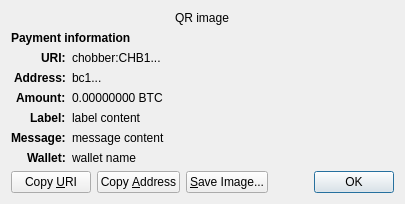
<?xml version="1.0" encoding="UTF-8"?>
<ui version="4.0">
 <class>ReceiveRequestDialog</class>
 <widget class="QDialog" name="ReceiveRequestDialog">
  <property name="geometry">
   <rect>
    <x>0</x>
    <y>0</y>
    <width>413</width>
    <height>229</height>
   </rect>
  </property>
  <property name="windowTitle">
   <string>Request payment to ...</string>
  </property>
  <layout class="QGridLayout" name="gridLayout" columnstretch="0,1">
   <property name="sizeConstraint">
    <enum>QLayout::SetFixedSize</enum>
   </property>
   <item row="0" column="0" colspan="2" alignment="Qt::AlignHCenter">
    <widget class="QRImageWidget" name="qr_code">
     <property name="text">
      <string notr="true">QR image</string>
     </property>
     <property name="textInteractionFlags">
      <set>Qt::NoTextInteraction</set>
     </property>
    </widget>
   </item>
   <item row="1" column="0" colspan="2">
    <widget class="QLabel" name="payment_header">
     <property name="font">
      <font>
       <weight>75</weight>
       <bold>true</bold>
      </font>
     </property>
     <property name="text">
      <string>Payment information</string>
     </property>
     <property name="textInteractionFlags">
      <set>Qt::NoTextInteraction</set>
     </property>
    </widget>
   </item>
   <item row="2" column="0" alignment="Qt::AlignRight|Qt::AlignTop">
    <widget class="QLabel" name="uri_tag">
     <property name="font">
      <font>
       <weight>75</weight>
       <bold>true</bold>
      </font>
     </property>
     <property name="text">
      <string notr="true">URI:</string>
     </property>
     <property name="textFormat">
      <enum>Qt::PlainText</enum>
     </property>
     <property name="textInteractionFlags">
      <set>Qt::NoTextInteraction</set>
     </property>
    </widget>
   </item>
   <item row="2" column="1" alignment="Qt::AlignTop">
    <widget class="QLabel" name="uri_content">
     <property name="text">
      <string notr="true">chobber:CHB1...</string>
     </property>
     <property name="textFormat">
      <enum>Qt::RichText</enum>
     </property>
     <property name="wordWrap">
      <bool>true</bool>
     </property>
     <property name="textInteractionFlags">
      <set>Qt::TextSelectableByMouse</set>
     </property>
    </widget>
   </item>
   <item row="3" column="0" alignment="Qt::AlignRight|Qt::AlignTop">
    <widget class="QLabel" name="address_tag">
     <property name="font">
      <font>
       <weight>75</weight>
       <bold>true</bold>
      </font>
     </property>
     <property name="text">
      <string>Address:</string>
     </property>
     <property name="textInteractionFlags">
      <set>Qt::NoTextInteraction</set>
     </property>
    </widget>
   </item>
   <item row="3" column="1" alignment="Qt::AlignTop">
    <widget class="QLabel" name="address_content">
     <property name="text">
      <string notr="true">bc1...</string>
     </property>
     <property name="textFormat">
      <enum>Qt::PlainText</enum>
     </property>
     <property name="textInteractionFlags">
      <set>Qt::TextSelectableByMouse</set>
     </property>
    </widget>
   </item>
   <item row="4" column="0" alignment="Qt::AlignRight|Qt::AlignTop">
    <widget class="QLabel" name="amount_tag">
     <property name="font">
      <font>
       <weight>75</weight>
       <bold>true</bold>
      </font>
     </property>
     <property name="text">
      <string>Amount:</string>
     </property>
     <property name="textInteractionFlags">
      <set>Qt::NoTextInteraction</set>
     </property>
    </widget>
   </item>
   <item row="4" column="1" alignment="Qt::AlignTop">
    <widget class="QLabel" name="amount_content">
     <property name="text">
      <string notr="true">0.00000000 BTC</string>
     </property>
     <property name="textFormat">
      <enum>Qt::PlainText</enum>
     </property>
     <property name="textInteractionFlags">
      <set>Qt::TextSelectableByMouse</set>
     </property>
    </widget>
   </item>
   <item row="5" column="0" alignment="Qt::AlignRight|Qt::AlignTop">
    <widget class="QLabel" name="label_tag">
     <property name="font">
      <font>
       <weight>75</weight>
       <bold>true</bold>
      </font>
     </property>
     <property name="text">
      <string>Label:</string>
     </property>
     <property name="textInteractionFlags">
      <set>Qt::NoTextInteraction</set>
     </property>
    </widget>
   </item>
   <item row="5" column="1" alignment="Qt::AlignTop">
    <widget class="QLabel" name="label_content">
     <property name="text">
      <string notr="true">label content</string>
     </property>
     <property name="textFormat">
      <enum>Qt::PlainText</enum>
     </property>
     <property name="wordWrap">
      <bool>true</bool>
     </property>
     <property name="textInteractionFlags">
      <set>Qt::TextSelectableByMouse</set>
     </property>
    </widget>
   </item>
   <item row="6" column="0" alignment="Qt::AlignRight|Qt::AlignTop">
    <widget class="QLabel" name="message_tag">
     <property name="font">
      <font>
       <weight>75</weight>
       <bold>true</bold>
      </font>
     </property>
     <property name="text">
      <string>Message:</string>
     </property>
     <property name="textInteractionFlags">
      <set>Qt::NoTextInteraction</set>
     </property>
    </widget>
   </item>
   <item row="6" column="1" alignment="Qt::AlignTop">
    <widget class="QLabel" name="message_content">
     <property name="text">
      <string notr="true">message content</string>
     </property>
     <property name="textFormat">
      <enum>Qt::PlainText</enum>
     </property>
     <property name="wordWrap">
      <bool>true</bool>
     </property>
     <property name="textInteractionFlags">
      <set>Qt::TextSelectableByMouse</set>
     </property>
    </widget>
   </item>
   <item row="7" column="0" alignment="Qt::AlignRight|Qt::AlignTop">
    <widget class="QLabel" name="wallet_tag">
     <property name="font">
      <font>
       <weight>75</weight>
       <bold>true</bold>
      </font>
     </property>
     <property name="text">
      <string>Wallet:</string>
     </property>
     <property name="textInteractionFlags">
      <set>Qt::NoTextInteraction</set>
     </property>
    </widget>
   </item>
   <item row="7" column="1" alignment="Qt::AlignTop">
    <widget class="QLabel" name="wallet_content">
     <property name="text">
      <string notr="true">wallet name</string>
     </property>
     <property name="textFormat">
      <enum>Qt::PlainText</enum>
     </property>
     <property name="wordWrap">
      <bool>true</bool>
     </property>
     <property name="textInteractionFlags">
      <set>Qt::TextSelectableByMouse</set>
     </property>
    </widget>
   </item>
   <item row="8" column="0" colspan="2">
    <layout class="QHBoxLayout" name="horizontalLayout">
     <item>
      <widget class="QPushButton" name="btnCopyURI">
       <property name="text">
        <string>Copy &amp;URI</string>
       </property>
       <property name="autoDefault">
        <bool>false</bool>
       </property>
      </widget>
     </item>
     <item>
      <widget class="QPushButton" name="btnCopyAddress">
       <property name="text">
        <string>Copy &amp;Address</string>
       </property>
       <property name="autoDefault">
        <bool>false</bool>
       </property>
      </widget>
     </item>
     <item>
      <widget class="QPushButton" name="btnSaveAs">
       <property name="text">
        <string>&amp;Save Image...</string>
       </property>
       <property name="autoDefault">
        <bool>false</bool>
       </property>
      </widget>
     </item>
     <item>
      <spacer name="horizontalSpacer_2">
       <property name="orientation">
        <enum>Qt::Horizontal</enum>
       </property>
       <property name="sizeHint" stdset="0">
        <size>
         <width>40</width>
         <height>20</height>
        </size>
       </property>
      </spacer>
     </item>
     <item>
      <widget class="QDialogButtonBox" name="buttonBox">
       <property name="focusPolicy">
        <enum>Qt::StrongFocus</enum>
       </property>
       <property name="standardButtons">
        <set>QDialogButtonBox::Ok</set>
       </property>
      </widget>
     </item>
    </layout>
   </item>
  </layout>
 </widget>
 <customwidgets>
  <customwidget>
   <class>QRImageWidget</class>
   <extends>QLabel</extends>
   <header>qt/qrimagewidget.h</header>
  </customwidget>
 </customwidgets>
 <tabstops>
  <tabstop>buttonBox</tabstop>
  <tabstop>btnCopyURI</tabstop>
  <tabstop>btnCopyAddress</tabstop>
  <tabstop>btnSaveAs</tabstop>
 </tabstops>
 <resources/>
 <connections>
  <connection>
   <sender>buttonBox</sender>
   <signal>accepted()</signal>
   <receiver>ReceiveRequestDialog</receiver>
   <slot>accept()</slot>
   <hints>
    <hint type="sourcelabel">
     <x>135</x>
     <y>230</y>
    </hint>
    <hint type="destinationlabel">
     <x>135</x>
     <y>126</y>
    </hint>
   </hints>
  </connection>
 </connections>
</ui>
